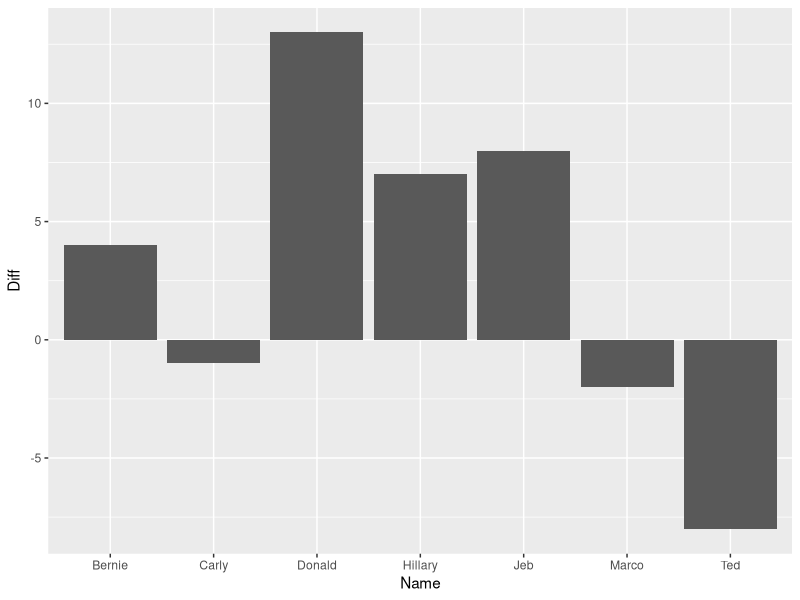

Write the R code that produced this figure.
install.packages("ggplot2")
library(ggplot2)

Name <- c("Jeb", "Donald", "Ted", "Marco", "Carly", "Hillary", "Bernie")
ABC_poll   <- c(  4,      62,      51,    21,      2,        14,       15)
CBS_poll   <- c( 12,      75,      43,    19,      1,        21,       19)

df_polls <- data.frame(Name, ABC_poll, CBS_poll)

str(df_polls)
head(df_polls)

mean(df_polls$ABC_poll)
median(df_polls$CBS_poll)
range(df_polls[, c("ABC_poll","CBS_poll")])

df_polls$Diff <- df_polls$CBS_poll - df_polls$ABC_pol

head(df_polls)

graph <- ggplot(df_polls, aes(x = Name, y = Diff)) +
  geom_col()

graph